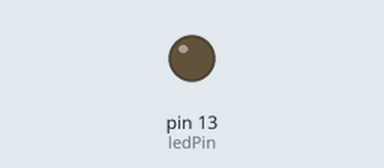
The sketch below on a simulated Arduino Uno, built with avr-gcc and run on an emulated ATmega328P. On the bench: output pins drawn as LEDs (lit = HIGH).

Above: at 0.4 s.
At 19.3 s:
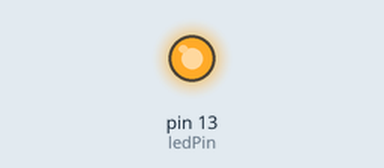
Timing chart, 0 to 20.5 s (numbered marks = the images above):
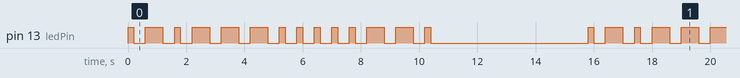

Measured:
- by itself, pin 13 (ledPin): moves between LOW and HIGH, repeating every 15.8 s
- by itself, everything shown: repeats every 15.8 s, in 28 steps

The sketch:

Task1.1P.ino
```cpp
const int ledPin = 13; // Pin connected to the LED

void setup() {
  pinMode(ledPin, OUTPUT); // Set the LED pin as an output
}

void loop() {
  // Blink R
  blinkDot();
  delay(200);
  blinkDash();
  delay(200);
  blinkDot();
  delay(200);

  // Blink O
  blinkDash();
  delay(200);
  blinkDash();
  delay(200);
  blinkDash();
  delay(200);

  // Blink H
  blinkDot();
  delay(200);
  blinkDot();
  delay(200);
  blinkDot();
  delay(200);
  blinkDot();
  delay(200);

  // Blink A
  blinkDot();
  delay(200);
  blinkDash();
  delay(200);

  // Blink N
  blinkDash();
  delay(200);
  blinkDot();
  delay(200);

  delay(5000); // Delay after finishing word
}

void blinkDot() {
  digitalWrite(ledPin, HIGH); // Turn on the LED
  delay(200); // Duration of a dot
  digitalWrite(ledPin, LOW); // Turn off the LED
  delay(200); // Delay between dots and dashes within the same letter
}

void blinkDash() {
  digitalWrite(ledPin, HIGH); // Turn on the LED
  delay(600); // Duration of a dash
  digitalWrite(ledPin, LOW); // Turn off the LED
  delay(200); // Delay between dots and dashes within the same letter
}
```
